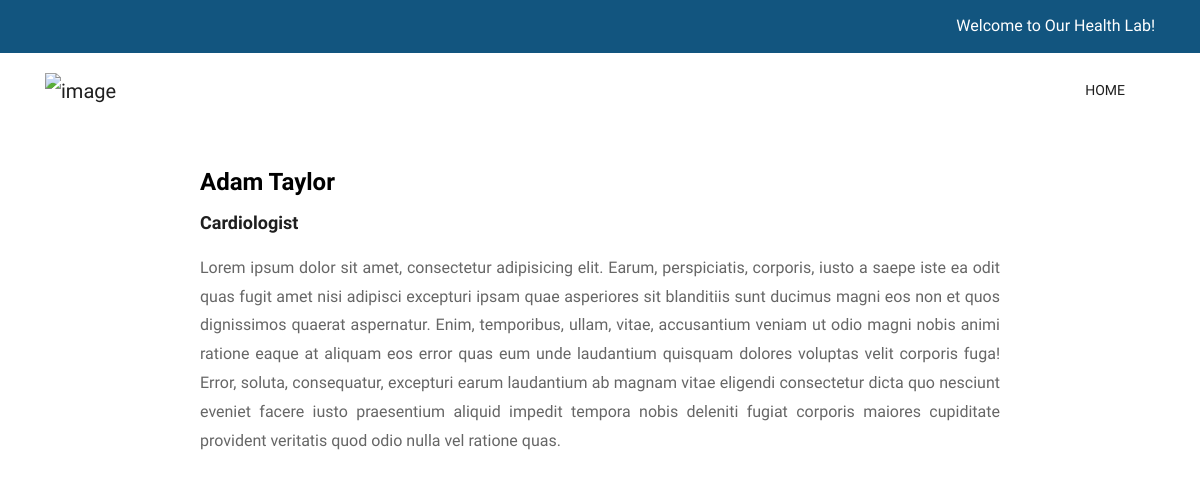
Screenshot of /cardiologist/adam-taylor/ with the database file from the repository.
### health_lab/models.py (models this page shows, shortened)
class Doctor(models.Model):
    name = models.CharField(max_length=100, unique=True)
    slug = models.SlugField(max_length=100, unique=True)
    dept=models.ForeignKey('Dept',on_delete=models.CASCADE)
    image=models.ImageField(upload_to='doctor',blank=True)
    detail=models.TextField()
    class Meta:
        ordering = ('name',)
        verbose_name = 'doctor'
        verbose_name_plural = 'doctor'

class Dept(models.Model):
    name=models.CharField(max_length=100,unique=True)
    slug=models.SlugField(max_length=100,unique=True)
    class Meta:
        ordering=('name',)
        verbose_name='department'
        verbose_name_plural='department'
    def __str__(self):
        return '{}'.format(self.name)

### health_lab/views.py (the view)
# urls.py: path('<slug:c_slug>/<slug:doctor_slug>/',views.DocDetail,name='DocDetail')
def DocDetail(reuest,c_slug,doctor_slug):
    try:
        doc=Doctor.objects.get(dept__slug=c_slug,slug=doctor_slug)
    except Exception as e:
        raise e
    return render(reuest,'detail.html',{'doc':doc})

### health_lab/context_processors.py (called while the page is built)
def menu_links(request):
    links=Dept.objects.all()
    return dict(links=links)

### templates/detail.html (shortened to what this page needs)
{% load static %}
<html lang="en">
<head>
    <link rel="stylesheet" href="{% static 'css/bootstrap.min.css' %}">
    <link rel="stylesheet" href="{% static 'css/pogo-slider.min.css' %}">
    <link rel="stylesheet" href="{% static 'css/style.css' %}">
    <link rel="stylesheet" href="{% static 'css/responsive.css' %}">
    <link rel="stylesheet" href="{% static 'css/custom.css' %}">
</head>
<body id="home" data-spy="scroll" data-target="#navbar-wd" data-offset="98">
 	<div class="main-top" style="background: #12557f;">
		<div class="container">
			<div class="row">
				<div class="col-lg-6">
                    </div>
				<div class="col-lg-6">
					<div class="wel-nots" style="float: right;margin-left: 20px;">
						<p style="font-size: 16px;color: #ffffff;padding: 12px 0px;margin: 0px;">Welcome to Our Health Lab!</p>
					</div>
                    	</div>
			</div>
		</div>
	</div>
    <header class="top-header" style="background: #ffffff;position:relative;top: 0px;left: 0px;width: 100%;margin: 0 auto;z-index: 20;">
		<nav class="navbar header-nav navbar-expand-lg"  style="padding: 5px 0px;">
            <div class="container">
				<a class="navbar-brand" href='/'><img src="{% static 'images/logo1.png' %}" alt="image"></a>
                <div class="collapse navbar-collapse justify-content-end" id="navbar-wd">
                    <ul class="navbar-nav" style="text-transform: uppercase;font-size: 14px;padding: 10px 15px;position: relative;font-weight: 500;">
                        <li ><a class="nav-link active" href="/">Home</a></li>
					</ul>
						</div>
            </div>
        </nav>
	</header>
    <div >
      <h2 style= "color: #000000;font-weight: 700;font-size: 24px;margin-top:50px;margin:40px 200px 5px 200px;">{{doc.name}}</h2>
        <h3 style="font-weight: 700;font-size: 18px;margin:5px 200px -30px 200px;">{{doc.dept}}</h3>
		 <p style=" font-size: 16px;margin-bottom:20px;margin:40px 200px 15px 200px;text-align:justify;" >{{doc.detail}}</p>
                </div>
</body>
</html>

### static/css/style.css (style rules this page uses)
body { color: #666666; font-size: 15px; font-family: 'Catamaran', sans-serif; line-height: 1.80857; }
a { color: #1f1f1f; text-decoration: none !important; outline: none !important; -webkit-transition: all .3s ease-in-out; -moz-transition: all .3s ease-in-out; -ms-transition: all .3s ease-in-out; -o-transition: all .3s ease-in-out; transition: all .3s ease-in-out; }
h1, h2, h3, h4, h5, h6 { letter-spacing: 0; font-weight: normal; position: relative; padding: 0 0 10px 0; font-weight: normal; line-height: 120% !important; color: #1f1f1f; margin: 0 }
h2 { font-size: 22px }
h3 { font-size: 18px }
a { color: #1f1f1f; text-decoration: none; outline: none; }
a, .btn { text-decoration: none !important; outline: none !important; -webkit-transition: all 0.5s ease-in-out 0s; -moz-transition: all 0.5s ease-in-out 0s; -ms-transition: all 0.5s ease-in-out 0s; -o-transition: all 0.5s ease-in-out 0s; transition: all 0.5s ease-in-out 0s; }
ul, li, ol { list-style: none; margin: 0px; padding: 0px; }
.main-top { background: #12557f; }
.wel-nots { float: right; margin-left: 20px; }
.wel-nots p { font-size: 16px; color: #ffffff; padding: 12px 0px; margin: 0px; }
.top-header .navbar { padding: 5px 0px; }
.top-header { background: #ffffff; position: relative; top: 0px; left: 0px; width: 100%; margin: 0 auto; z-index: 20; }
.top-header .navbar .navbar-collapse ul li a { text-transform: uppercase; font-size: 14px; padding: 10px 15px; position: relative; font-weight: 500; }

### rows the page displays
Doctor: name "Adam Taylor", dept "Cardiologist", detail "Lorem ipsum dolor sit amet, consectetur adipisicing elit. Earum, perspiciatis, corporis, iusto a saepe iste ea odit quas fugit amet nisi adipisci excepturi ipsam quae asperiores sit blanditiis sunt ducimus magni eos non et quos dignissimos quaerat aspernatur. Enim, temporibus, ullam, vitae, accusantium veniam ut odio magni nobis animi ratione eaque at aliquam eos error quas eum unde laudantium quisquam dolores voluptas velit corporis fuga! Error, soluta, consequatur, excepturi earum laudantium ab magnam vitae eligendi consectetur dicta quo nesciunt eveniet facere iusto praesentium aliquid impedit tempora nobis deleniti fugiat corporis maiores cupiditate provident veritatis quod odio nulla…"
